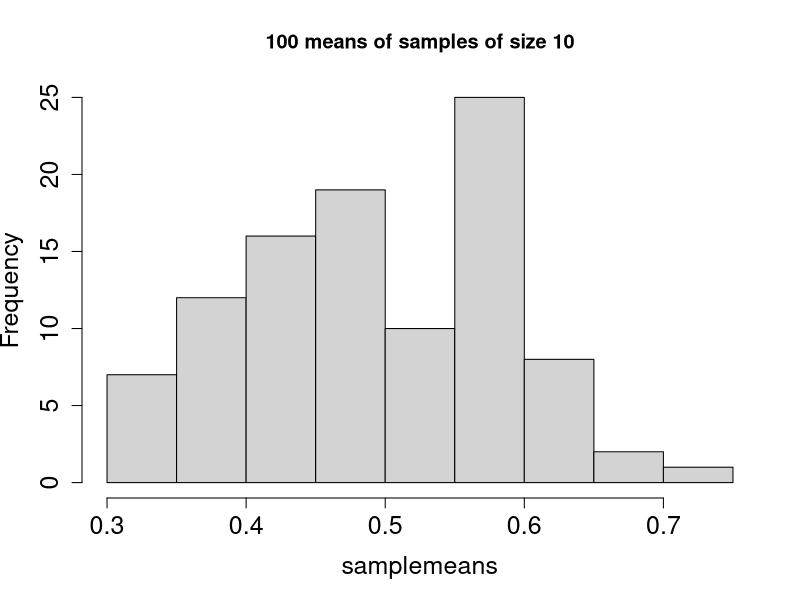
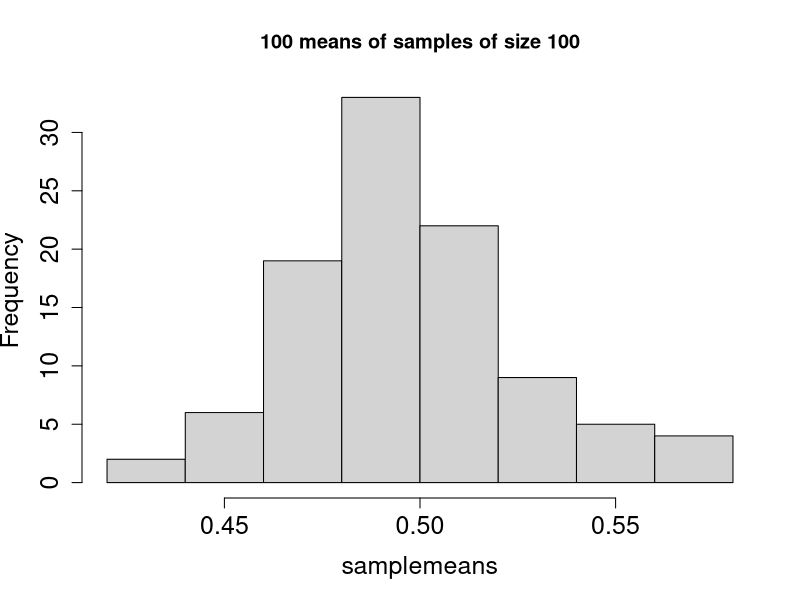
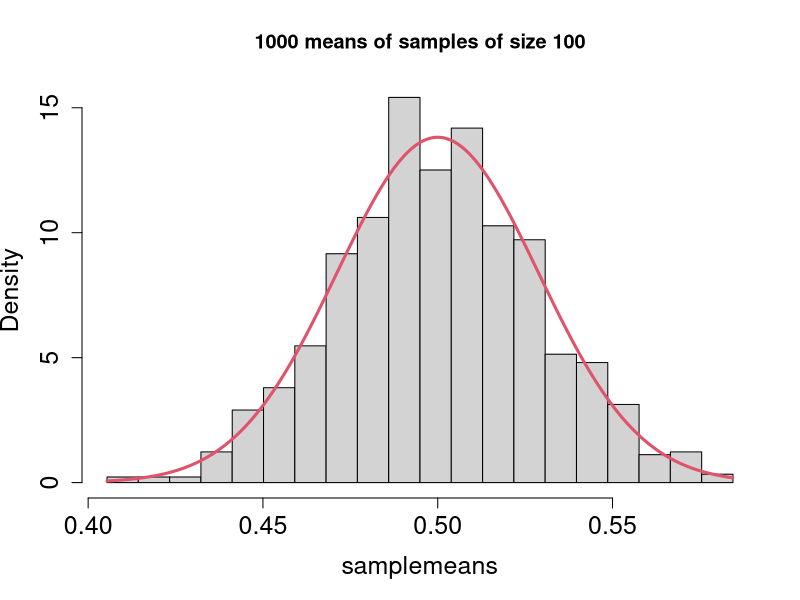
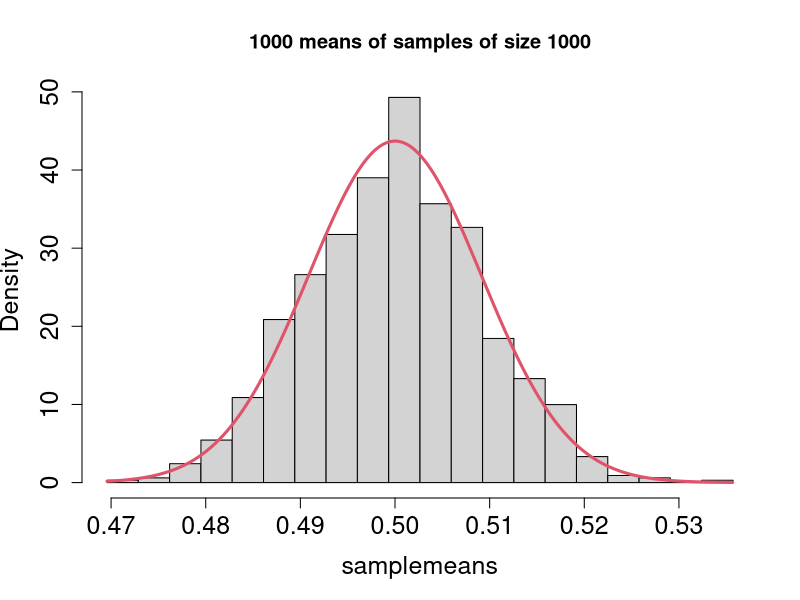

Recreate these plots in R, in order.
## ---- chunk 1
sample <- runif(10)
print(sample)
mean(sample)
sample <- runif(10)
print(sample)
mean(sample)
## ---- chunk 2
numsamples <- 100
samplemeans<-rep(NA, numsamples)
samplesize<-10
for (i in 1:numsamples) {
 	sample <- runif(samplesize)
	samplemeans[i] <- mean(sample)
}
title_text <- paste(numsamples, "means of samples of size", samplesize)
hist(samplemeans, main=title_text,cex.axis=1.5,cex.lab=1.5)

samplemeans<-rep(NA, numsamples)
samplesize<-100
for (i in 1:numsamples) {
 	sample <- runif(samplesize)
	samplemeans[i] <- mean(sample)
}
title_text <- paste(numsamples, "means of samples of size", samplesize)
hist(samplemeans, main=title_text,cex.axis=1.5,cex.lab=1.5)
## ---- chunk 3
numsamples <- 1000
samplemeans<-rep(NA, numsamples)
samplesize<-100
for (i in 1:numsamples) {
 	sample <- runif(samplesize)
	samplemeans[i] <- mean(sample)
}
break_points <- seq(min(samplemeans),max(samplemeans), 
(max(samplemeans)-min(samplemeans))/20)
hist(samplemeans, breaks=break_points, freq=FALSE, cex.axis=1.5,cex.lab=1.5,
main='1000 means of samples of size 100')
sigma<-1/sqrt(12)/sqrt(samplesize)
mu<-0.5
range <- seq(min(samplemeans),max(samplemeans), sigma/100)
lines(range,dnorm(range,mu,sigma),t='l',lwd=3,col=2,lty=1,cex.axis=1.5,cex.lab=1.5)
samplemeans<-rep(NA, numsamples)
samplesize<-1000
for (i in 1:numsamples) {
 	sample <- runif(samplesize)
	samplemeans[i] <- mean(sample)
}
sigma<-1/sqrt(12)/sqrt(samplesize)
break_points <- seq(min(samplemeans),max(samplemeans), 
(max(samplemeans)-min(samplemeans))/20)
hist(samplemeans, breaks=break_points, freq=FALSE, cex.axis=1.5,cex.lab=1.5,
main='1000 means of samples of size 1000')
range <- seq(min(samplemeans),max(samplemeans), sigma/100)
lines(range,dnorm(range,mu,sigma),t='l',lwd=3,col=2,lty=1)
## ---- chunk 4
qnorm(0.5) # the value that divides the density function in two
qnorm(0.95) # the value such that 95% of density is to its left 
## ---- chunk 5
size <- 10 # sample size
alpha <- 0.95 # significance level
sample<-runif(size)
s <- sd(sample)/sqrt(size) # standard error
z <- qnorm((1-alpha)/2) # z-value
left <- mean(sample)+s*z
right <- mean(sample)-s*z
print(right)
print(left)
size <- 100 # sample size
sample<-runif(size)
s <- sd(sample)/sqrt(size) # standard error
z <- qnorm((1-alpha)/2) # z-value
right <- mean(sample)+s*z
left <- mean(sample)-s*z
print(right)
print(left)
